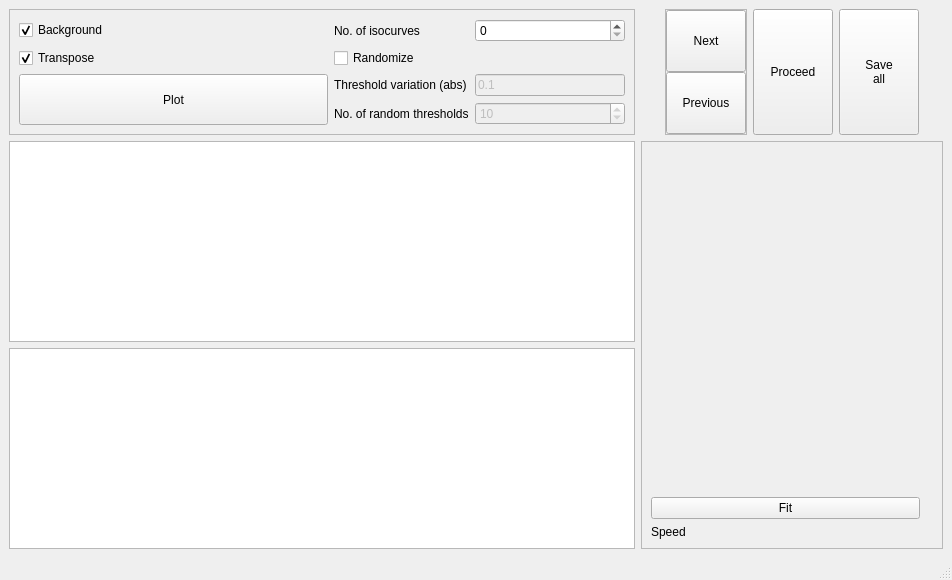
<?xml version="1.0" encoding="UTF-8"?>
<ui version="4.0">
 <class>MainWindow</class>
 <widget class="QMainWindow" name="MainWindow">
  <property name="geometry">
   <rect>
    <x>0</x>
    <y>0</y>
    <width>952</width>
    <height>580</height>
   </rect>
  </property>
  <property name="windowTitle">
   <string>MainWindow</string>
  </property>
  <widget class="QWidget" name="centralwidget">
   <layout class="QGridLayout" name="gridLayout">
    <item row="0" column="4">
     <widget class="QPushButton" name="button_save">
      <property name="maximumSize">
       <size>
        <width>1000</width>
        <height>1000</height>
       </size>
      </property>
      <property name="text">
       <string>Save
all</string>
      </property>
     </widget>
    </item>
    <item row="2" column="0">
     <widget class="ImageView" name="graphics_imagethresholded"/>
    </item>
    <item row="1" column="0">
     <widget class="ImageView" name="graphics_image">
      <property name="minimumSize">
       <size>
        <width>0</width>
        <height>0</height>
       </size>
      </property>
     </widget>
    </item>
    <item row="0" column="0">
     <widget class="QFrame" name="frame_2">
      <property name="frameShape">
       <enum>QFrame::StyledPanel</enum>
      </property>
      <property name="frameShadow">
       <enum>QFrame::Raised</enum>
      </property>
      <layout class="QGridLayout" name="gridLayout_2">
       <item row="2" column="1">
        <widget class="QCheckBox" name="checkbox_transpose">
         <property name="maximumSize">
          <size>
           <width>16777215</width>
           <height>16777215</height>
          </size>
         </property>
         <property name="text">
          <string>Transpose</string>
         </property>
         <property name="checked">
          <bool>true</bool>
         </property>
        </widget>
       </item>
       <item row="1" column="4">
        <widget class="QLabel" name="label_5">
         <property name="text">
          <string>No. of isocurves</string>
         </property>
        </widget>
       </item>
       <item row="1" column="1">
        <widget class="QCheckBox" name="checkbox_bkg">
         <property name="text">
          <string>Background</string>
         </property>
         <property name="checked">
          <bool>true</bool>
         </property>
        </widget>
       </item>
       <item row="1" column="5">
        <widget class="QSpinBox" name="spinBox_noIsolines"/>
       </item>
       <item row="4" column="4">
        <widget class="QLabel" name="label_4">
         <property name="text">
          <string>No. of random thresholds</string>
         </property>
        </widget>
       </item>
       <item row="4" column="5">
        <widget class="QSpinBox" name="spinbox_reps">
         <property name="enabled">
          <bool>false</bool>
         </property>
         <property name="value">
          <number>10</number>
         </property>
        </widget>
       </item>
       <item row="3" column="4">
        <widget class="QLabel" name="label_3">
         <property name="text">
          <string>Threshold variation (abs)</string>
         </property>
        </widget>
       </item>
       <item row="3" column="5">
        <widget class="QLineEdit" name="lineEdit_thresholdvar">
         <property name="enabled">
          <bool>false</bool>
         </property>
         <property name="maximumSize">
          <size>
           <width>150</width>
           <height>16777215</height>
          </size>
         </property>
         <property name="text">
          <string>0.1</string>
         </property>
         <property name="placeholderText">
          <string>Threshold variation</string>
         </property>
        </widget>
       </item>
       <item row="2" column="4">
        <widget class="QCheckBox" name="checkbox_randomize">
         <property name="text">
          <string>Randomize</string>
         </property>
        </widget>
       </item>
       <item row="3" column="1" rowspan="2">
        <widget class="QPushButton" name="button_plot">
         <property name="sizePolicy">
          <sizepolicy hsizetype="MinimumExpanding" vsizetype="MinimumExpanding">
           <horstretch>0</horstretch>
           <verstretch>0</verstretch>
          </sizepolicy>
         </property>
         <property name="maximumSize">
          <size>
           <width>600</width>
           <height>16777215</height>
          </size>
         </property>
         <property name="text">
          <string>Plot</string>
         </property>
        </widget>
       </item>
      </layout>
     </widget>
    </item>
    <item row="0" column="1">
     <widget class="QWidget" name="img_explorer" native="true">
      <layout class="QVBoxLayout" name="verticalLayout"/>
     </widget>
    </item>
    <item row="0" column="5">
     <widget class="QWidget" name="widget_savebuttons" native="true">
      <layout class="QGridLayout" name="gridLayout_5"/>
     </widget>
    </item>
    <item row="1" column="1" rowspan="2" colspan="5">
     <widget class="QFrame" name="frame">
      <property name="sizePolicy">
       <sizepolicy hsizetype="Expanding" vsizetype="Expanding">
        <horstretch>0</horstretch>
        <verstretch>0</verstretch>
       </sizepolicy>
      </property>
      <property name="minimumSize">
       <size>
        <width>0</width>
        <height>0</height>
       </size>
      </property>
      <property name="frameShape">
       <enum>QFrame::StyledPanel</enum>
      </property>
      <property name="frameShadow">
       <enum>QFrame::Raised</enum>
      </property>
      <layout class="QGridLayout" name="gridLayout_3">
       <item row="0" column="0" colspan="2">
        <widget class="QWidget" name="widget_replaceable" native="true">
         <property name="sizePolicy">
          <sizepolicy hsizetype="MinimumExpanding" vsizetype="MinimumExpanding">
           <horstretch>0</horstretch>
           <verstretch>0</verstretch>
          </sizepolicy>
         </property>
         <layout class="QGridLayout" name="gridLayout_4"/>
        </widget>
       </item>
       <item row="3" column="1">
        <widget class="QLabel" name="label_speed">
         <property name="text">
          <string/>
         </property>
        </widget>
       </item>
       <item row="4" column="1">
        <widget class="QLabel" name="label_exponent">
         <property name="text">
          <string/>
         </property>
        </widget>
       </item>
       <item row="4" column="0">
        <widget class="QLabel" name="label">
         <property name="text">
          <string>Speed</string>
         </property>
        </widget>
       </item>
       <item row="3" column="0">
        <widget class="QPushButton" name="button_fitlinear">
         <property name="sizePolicy">
          <sizepolicy hsizetype="Expanding" vsizetype="Fixed">
           <horstretch>0</horstretch>
           <verstretch>0</verstretch>
          </sizepolicy>
         </property>
         <property name="text">
          <string>Fit</string>
         </property>
        </widget>
       </item>
      </layout>
     </widget>
    </item>
    <item row="0" column="2">
     <widget class="QFrame" name="frame_3">
      <property name="frameShape">
       <enum>QFrame::StyledPanel</enum>
      </property>
      <property name="frameShadow">
       <enum>QFrame::Raised</enum>
      </property>
      <layout class="QVBoxLayout" name="verticalLayout_2">
       <property name="spacing">
        <number>0</number>
       </property>
       <property name="leftMargin">
        <number>0</number>
       </property>
       <property name="topMargin">
        <number>0</number>
       </property>
       <property name="rightMargin">
        <number>0</number>
       </property>
       <property name="bottomMargin">
        <number>0</number>
       </property>
       <item>
        <widget class="QPushButton" name="button_next">
         <property name="maximumSize">
          <size>
           <width>1000</width>
           <height>1000</height>
          </size>
         </property>
         <property name="text">
          <string>Next</string>
         </property>
        </widget>
       </item>
       <item>
        <widget class="QPushButton" name="button_previous">
         <property name="maximumSize">
          <size>
           <width>1000</width>
           <height>1000</height>
          </size>
         </property>
         <property name="text">
          <string>Previous</string>
         </property>
        </widget>
       </item>
      </layout>
     </widget>
    </item>
    <item row="0" column="3">
     <widget class="QPushButton" name="button_proceed">
      <property name="maximumSize">
       <size>
        <width>1000</width>
        <height>1000</height>
       </size>
      </property>
      <property name="text">
       <string>Proceed</string>
      </property>
     </widget>
    </item>
   </layout>
  </widget>
  <widget class="QMenuBar" name="menubar">
   <property name="geometry">
    <rect>
     <x>0</x>
     <y>0</y>
     <width>952</width>
     <height>22</height>
    </rect>
   </property>
  </widget>
  <widget class="QStatusBar" name="statusbar"/>
 </widget>
 <customwidgets>
  <customwidget>
   <class>ImageView</class>
   <extends>QGraphicsView</extends>
   <header>pyqtgraph</header>
  </customwidget>
 </customwidgets>
 <resources/>
 <connections/>
</ui>
